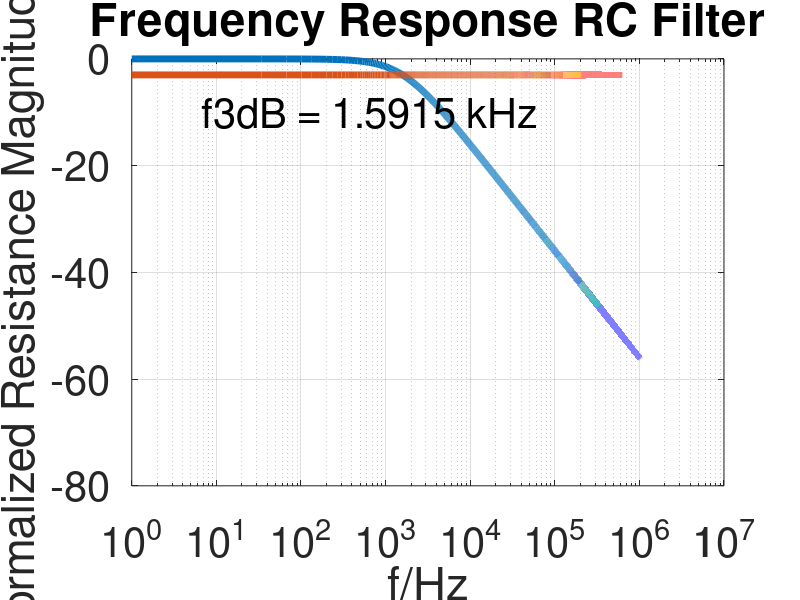

This figure's MATLAB source:
%%%%%%%%%%%%%%%%%%%%%%%%%%%%%%%%%%%%%%%%%%%%%%%%%%%%%%%%%%%%%%%
% Author:	Max
% Date: 	13.04.2017
% File: 	rc_filter.m
%%%%%%%%%%%%%%%%%%%%%%%%%%%%%%%%%%%%%%%%%%%%%%%%%%%%%%%%%%%%%%%
	
	clear;
	
	%%%%%%%%%%%%%%%%%%%%%%%%%%%%%%%%%%%%%%%%%%%%%%%%%%%%%%%
	% Vars
	%%%%%%%%%%%%%%%%%%%%%%%%%%%%%%%%%%%%%%%%%%%%%%%%%%%%%%%
	
	R = 100e3;	
	C = 1e-9;
	f = linspace(1,10e6,300e3);
	omega = 2*pi*f;
	marg = 0.1;
	fontsz = 30;
	linewd = 5;

	%%%%%%%%%%%%%%%%%%%%%%%%%%%%%%%%%%%%%%%%%%%%%%%%%%%%%%%
        % Filter equations
        %%%%%%%%%%%%%%%%%%%%%%%%%%%%%%%%%%%%%%%%%%%%%%%%%%%%%%%

	I = 1 ./ ( i*omega*R*C + 1);
	Iabs = abs(I);
	Iabslog = 20*log10(Iabs);
	Imax = max(Iabslog);
	Iabslog = Iabslog - Imax;	% Normalize
	I3dB(1:length(f)) = -3;
	f3dB = 1/(R*C*2*pi)
	
	%%%%%%%%%%%%%%%%%%%%%%%%%%%%%%%%%%%%%%%%%%%%%%%%%%%%%%%
        % Plot
        %%%%%%%%%%%%%%%%%%%%%%%%%%%%%%%%%%%%%%%%%%%%%%%%%%%%%%%

	p=semilogx(f,Iabslog,f,I3dB);
	set(p, 'linewidth', linewd);
	set(gca, 'fontsize', fontsz);
	t = text(log10(f(length(f)/2)),-10, ['f3dB = ' num2str(f3dB/1000) ' kHz'] );
	set(t, 'fontsize', fontsz);
	ylabel('Normalized Resistance Magnitude/dB');
	xlabel('f/Hz');
	title('Frequency Response RC Filter');
 	grid on;

